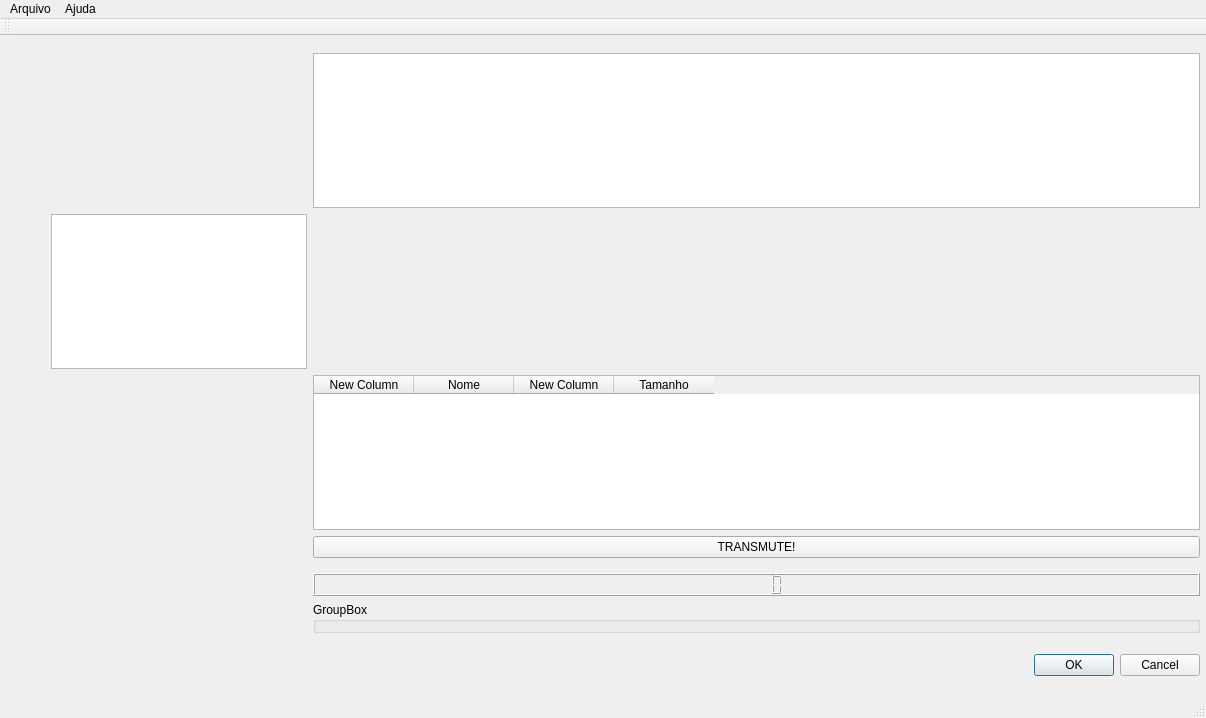
<?xml version="1.0" encoding="UTF-8"?>
<ui version="4.0">
 <class>MainWindow</class>
 <widget class="QMainWindow" name="MainWindow">
  <property name="geometry">
   <rect>
    <x>0</x>
    <y>0</y>
    <width>1206</width>
    <height>718</height>
   </rect>
  </property>
  <property name="windowTitle">
   <string>MainWindow</string>
  </property>
  <widget class="QWidget" name="centralWidget">
   <widget class="QWidget" name="formLayoutWidget">
    <property name="geometry">
     <rect>
      <x>40</x>
      <y>0</y>
      <width>1171</width>
      <height>651</height>
     </rect>
    </property>
    <layout class="QFormLayout" name="formLayout">
     <property name="fieldGrowthPolicy">
      <enum>QFormLayout::AllNonFixedFieldsGrow</enum>
     </property>
     <item row="0" column="0">
      <layout class="QHBoxLayout" name="horizontalLayout"/>
     </item>
     <item row="1" column="1">
      <widget class="QListView" name="listView1"/>
     </item>
     <item row="2" column="1">
      <spacer name="verticalSpacer">
       <property name="orientation">
        <enum>Qt::Vertical</enum>
       </property>
       <property name="sizeHint" stdset="0">
        <size>
         <width>20</width>
         <height>40</height>
        </size>
       </property>
      </spacer>
     </item>
     <item row="3" column="1">
      <widget class="QTableWidget" name="tableWidget">
       <column>
        <property name="text">
         <string>New Column</string>
        </property>
       </column>
       <column>
        <property name="text">
         <string>Nome</string>
        </property>
       </column>
       <column>
        <property name="text">
         <string>New Column</string>
        </property>
       </column>
       <column>
        <property name="text">
         <string>Tamanho</string>
        </property>
       </column>
      </widget>
     </item>
     <item row="4" column="1">
      <widget class="QPushButton" name="pushButton">
       <property name="text">
        <string>TRANSMUTE!</string>
       </property>
      </widget>
     </item>
     <item row="5" column="1">
      <spacer name="verticalSpacer_3">
       <property name="orientation">
        <enum>Qt::Vertical</enum>
       </property>
       <property name="sizeHint" stdset="0">
        <size>
         <width>20</width>
         <height>40</height>
        </size>
       </property>
      </spacer>
     </item>
     <item row="7" column="1">
      <widget class="QGroupBox" name="groupBox">
       <property name="title">
        <string>GroupBox</string>
       </property>
      </widget>
     </item>
     <item row="10" column="1">
      <spacer name="verticalSpacer_2">
       <property name="orientation">
        <enum>Qt::Vertical</enum>
       </property>
       <property name="sizeHint" stdset="0">
        <size>
         <width>20</width>
         <height>40</height>
        </size>
       </property>
      </spacer>
     </item>
     <item row="11" column="1">
      <layout class="QVBoxLayout" name="verticalLayout"/>
     </item>
     <item row="14" column="1">
      <widget class="QDialogButtonBox" name="buttonBox">
       <property name="standardButtons">
        <set>QDialogButtonBox::Cancel|QDialogButtonBox::Ok</set>
       </property>
      </widget>
     </item>
     <item row="6" column="1">
      <widget class="QLCDNumber" name="lcdNumber"/>
     </item>
     <item row="2" column="0">
      <widget class="QTreeView" name="treeView"/>
     </item>
    </layout>
   </widget>
  </widget>
  <widget class="QMenuBar" name="menuBar">
   <property name="geometry">
    <rect>
     <x>0</x>
     <y>0</y>
     <width>1206</width>
     <height>25</height>
    </rect>
   </property>
   <widget class="QMenu" name="menuArquivo">
    <property name="title">
     <string>Arquivo</string>
    </property>
    <addaction name="actionAbrir"/>
    <addaction name="actionSair"/>
    <addaction name="actionModoficar"/>
    <addaction name="actionExportar"/>
    <addaction name="actionSair_2"/>
   </widget>
   <widget class="QMenu" name="menuAjuda">
    <property name="title">
     <string>Ajuda</string>
    </property>
    <addaction name="actionSObre"/>
    <addaction name="actionSobre"/>
   </widget>
   <addaction name="menuArquivo"/>
   <addaction name="menuAjuda"/>
  </widget>
  <widget class="QToolBar" name="mainToolBar">
   <attribute name="toolBarArea">
    <enum>TopToolBarArea</enum>
   </attribute>
   <attribute name="toolBarBreak">
    <bool>false</bool>
   </attribute>
  </widget>
  <widget class="QStatusBar" name="statusBar"/>
  <action name="actionAbrir">
   <property name="text">
    <string>Abrir</string>
   </property>
  </action>
  <action name="actionSair">
   <property name="text">
    <string>Salvar</string>
   </property>
  </action>
  <action name="actionModoficar">
   <property name="text">
    <string>Modoficar</string>
   </property>
  </action>
  <action name="actionExportar">
   <property name="text">
    <string>Exportar</string>
   </property>
  </action>
  <action name="actionSair_2">
   <property name="text">
    <string>Sair</string>
   </property>
  </action>
  <action name="actionSObre">
   <property name="text">
    <string>Guia</string>
   </property>
  </action>
  <action name="actionSobre">
   <property name="text">
    <string>Sobre</string>
   </property>
  </action>
 </widget>
 <layoutdefault spacing="6" margin="11"/>
 <resources/>
 <connections/>
</ui>
